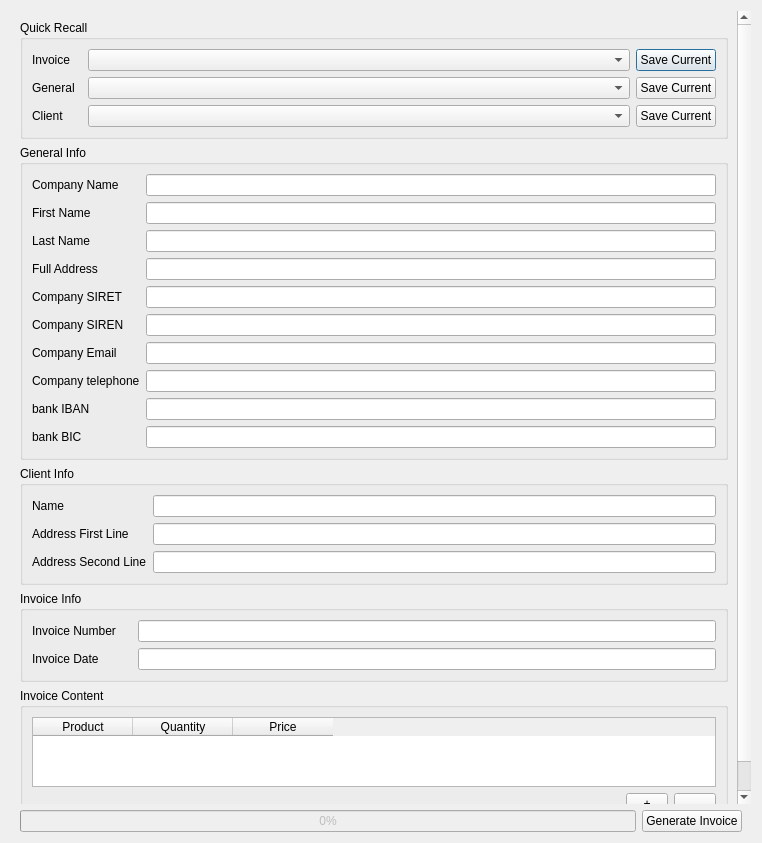
<?xml version="1.0" encoding="UTF-8"?>
<ui version="4.0">
 <class>Dialog</class>
 <widget class="QDialog" name="Dialog">
  <property name="geometry">
   <rect>
    <x>0</x>
    <y>0</y>
    <width>762</width>
    <height>843</height>
   </rect>
  </property>
  <property name="minimumSize">
   <size>
    <width>400</width>
    <height>400</height>
   </size>
  </property>
  <property name="windowTitle">
   <string>Dialog</string>
  </property>
  <layout class="QVBoxLayout" name="verticalLayout_7">
   <item>
    <widget class="QScrollArea" name="scrollArea_main">
     <property name="frameShape">
      <enum>QFrame::NoFrame</enum>
     </property>
     <property name="frameShadow">
      <enum>QFrame::Plain</enum>
     </property>
     <property name="lineWidth">
      <number>0</number>
     </property>
     <property name="widgetResizable">
      <bool>true</bool>
     </property>
     <widget class="QWidget" name="scrollAreaWidgetContents">
      <property name="geometry">
       <rect>
        <x>0</x>
        <y>0</y>
        <width>744</width>
        <height>794</height>
       </rect>
      </property>
      <layout class="QVBoxLayout" name="verticalLayout_4">
       <item>
        <widget class="QGroupBox" name="groupBox_quickRecall">
         <property name="title">
          <string>Quick Recall</string>
         </property>
         <layout class="QVBoxLayout" name="verticalLayout_6">
          <item>
           <layout class="QHBoxLayout" name="horizontalLayout_quickRecallInvoice" stretch="0,1,0">
            <item>
             <widget class="QLabel" name="label_quickRecallInvoice">
              <property name="minimumSize">
               <size>
                <width>50</width>
                <height>0</height>
               </size>
              </property>
              <property name="text">
               <string>Invoice</string>
              </property>
             </widget>
            </item>
            <item>
             <widget class="QComboBox" name="comboBox_quickRecallInvoice"/>
            </item>
            <item>
             <widget class="QPushButton" name="pushButton_saveQuickRecallInvoice">
              <property name="text">
               <string>Save Current</string>
              </property>
             </widget>
            </item>
           </layout>
          </item>
          <item>
           <layout class="QHBoxLayout" name="horizontalLayout_quickRecallGeneral" stretch="0,1,0">
            <item>
             <widget class="QLabel" name="label_quickRecallGeneral">
              <property name="minimumSize">
               <size>
                <width>50</width>
                <height>0</height>
               </size>
              </property>
              <property name="text">
               <string>General</string>
              </property>
             </widget>
            </item>
            <item>
             <widget class="QComboBox" name="comboBox_quickRecallGeneral"/>
            </item>
            <item>
             <widget class="QPushButton" name="pushButton_saveQuickRecallGeneral">
              <property name="text">
               <string>Save Current</string>
              </property>
             </widget>
            </item>
           </layout>
          </item>
          <item>
           <layout class="QHBoxLayout" name="horizontalLayout_quickRecallClient" stretch="0,1,0">
            <item>
             <widget class="QLabel" name="label_quickRecallClient">
              <property name="minimumSize">
               <size>
                <width>50</width>
                <height>0</height>
               </size>
              </property>
              <property name="text">
               <string>Client</string>
              </property>
             </widget>
            </item>
            <item>
             <widget class="QComboBox" name="comboBox_quickRecallClient"/>
            </item>
            <item>
             <widget class="QPushButton" name="pushButton_saveQuickRecallClient">
              <property name="text">
               <string>Save Current</string>
              </property>
             </widget>
            </item>
           </layout>
          </item>
         </layout>
        </widget>
       </item>
       <item>
        <widget class="QGroupBox" name="groupBox_generalInfo">
         <property name="title">
          <string>General Info</string>
         </property>
         <layout class="QVBoxLayout" name="verticalLayout_2">
          <item>
           <layout class="QFormLayout" name="formLayout_generalInfo">
            <property name="fieldGrowthPolicy">
             <enum>QFormLayout::ExpandingFieldsGrow</enum>
            </property>
            <item row="0" column="0">
             <widget class="QLabel" name="label_companyName">
              <property name="text">
               <string>Company Name</string>
              </property>
             </widget>
            </item>
            <item row="1" column="0">
             <widget class="QLabel" name="label_firstName">
              <property name="text">
               <string>First Name</string>
              </property>
             </widget>
            </item>
            <item row="2" column="0">
             <widget class="QLabel" name="label_lastName">
              <property name="text">
               <string>Last Name</string>
              </property>
             </widget>
            </item>
            <item row="0" column="1">
             <widget class="QLineEdit" name="lineEdit_companyName"/>
            </item>
            <item row="1" column="1">
             <widget class="QLineEdit" name="lineEdit_firstName"/>
            </item>
            <item row="2" column="1">
             <widget class="QLineEdit" name="lineEdit_lastName"/>
            </item>
            <item row="3" column="0">
             <widget class="QLabel" name="label_fullAdress">
              <property name="text">
               <string>Full Address</string>
              </property>
             </widget>
            </item>
            <item row="4" column="0">
             <widget class="QLabel" name="label_companySIRET">
              <property name="text">
               <string>Company SIRET</string>
              </property>
             </widget>
            </item>
            <item row="5" column="0">
             <widget class="QLabel" name="label_companySIREN">
              <property name="text">
               <string>Company SIREN</string>
              </property>
             </widget>
            </item>
            <item row="7" column="0">
             <widget class="QLabel" name="label_companyTelephon">
              <property name="minimumSize">
               <size>
                <width>0</width>
                <height>0</height>
               </size>
              </property>
              <property name="text">
               <string>Company telephone</string>
              </property>
             </widget>
            </item>
            <item row="8" column="0">
             <widget class="QLabel" name="label_bankIBAN">
              <property name="text">
               <string>bank IBAN</string>
              </property>
             </widget>
            </item>
            <item row="9" column="0">
             <widget class="QLabel" name="label_bankBIC">
              <property name="minimumSize">
               <size>
                <width>100</width>
                <height>0</height>
               </size>
              </property>
              <property name="text">
               <string>bank BIC</string>
              </property>
             </widget>
            </item>
            <item row="3" column="1">
             <widget class="QLineEdit" name="lineEdit_fullAddress"/>
            </item>
            <item row="4" column="1">
             <widget class="QLineEdit" name="lineEdit_companySIRET"/>
            </item>
            <item row="5" column="1">
             <widget class="QLineEdit" name="lineEdit_companySIREN"/>
            </item>
            <item row="7" column="1">
             <widget class="QLineEdit" name="lineEdit_companyTelephone"/>
            </item>
            <item row="8" column="1">
             <widget class="QLineEdit" name="lineEdit_bankIBAN"/>
            </item>
            <item row="9" column="1">
             <widget class="QLineEdit" name="lineEdit_bankBIC"/>
            </item>
            <item row="6" column="0">
             <widget class="QLabel" name="label_companyEmail">
              <property name="text">
               <string>Company Email</string>
              </property>
             </widget>
            </item>
            <item row="6" column="1">
             <widget class="QLineEdit" name="lineEdit_companyEmail"/>
            </item>
           </layout>
          </item>
         </layout>
        </widget>
       </item>
       <item>
        <widget class="QGroupBox" name="groupBox_clientInfo">
         <property name="title">
          <string>Client Info</string>
         </property>
         <layout class="QVBoxLayout" name="verticalLayout_3">
          <item>
           <layout class="QFormLayout" name="formLayout_clientInfo">
            <item row="0" column="0">
             <widget class="QLabel" name="label_clientName">
              <property name="text">
               <string>Name</string>
              </property>
             </widget>
            </item>
            <item row="1" column="0">
             <widget class="QLabel" name="label_clientAddressfirst">
              <property name="minimumSize">
               <size>
                <width>100</width>
                <height>0</height>
               </size>
              </property>
              <property name="text">
               <string>Address First Line</string>
              </property>
             </widget>
            </item>
            <item row="2" column="0">
             <widget class="QLabel" name="label_clientAdressSecond">
              <property name="text">
               <string>Address Second Line</string>
              </property>
             </widget>
            </item>
            <item row="0" column="1">
             <widget class="QLineEdit" name="lineEdit_clientName"/>
            </item>
            <item row="1" column="1">
             <widget class="QLineEdit" name="lineEdit_clientAddressFirst"/>
            </item>
            <item row="2" column="1">
             <widget class="QLineEdit" name="lineEdit_clientAdressSecond"/>
            </item>
           </layout>
          </item>
         </layout>
        </widget>
       </item>
       <item>
        <widget class="QGroupBox" name="groupBox_invoiceInfo">
         <property name="title">
          <string>Invoice Info</string>
         </property>
         <layout class="QVBoxLayout" name="verticalLayout_5">
          <item>
           <layout class="QFormLayout" name="formLayout_invoiceInfo">
            <item row="0" column="0">
             <widget class="QLabel" name="label_invoiceNumber">
              <property name="text">
               <string>Invoice Number</string>
              </property>
             </widget>
            </item>
            <item row="0" column="1">
             <widget class="QLineEdit" name="lineEdit_invoiceNumber"/>
            </item>
            <item row="1" column="0">
             <widget class="QLabel" name="label_invoiceDate">
              <property name="minimumSize">
               <size>
                <width>100</width>
                <height>0</height>
               </size>
              </property>
              <property name="text">
               <string>Invoice Date</string>
              </property>
             </widget>
            </item>
            <item row="1" column="1">
             <widget class="QLineEdit" name="lineEdit_invoiceDate"/>
            </item>
           </layout>
          </item>
         </layout>
        </widget>
       </item>
       <item>
        <widget class="QGroupBox" name="groupBox_invoiceContent">
         <property name="title">
          <string>Invoice Content</string>
         </property>
         <layout class="QVBoxLayout" name="verticalLayout">
          <item>
           <widget class="QTableWidgetDraggable" name="tableWidget_invoiceContent">
            <property name="sizePolicy">
             <sizepolicy hsizetype="Expanding" vsizetype="Expanding">
              <horstretch>0</horstretch>
              <verstretch>0</verstretch>
             </sizepolicy>
            </property>
            <property name="autoFillBackground">
             <bool>false</bool>
            </property>
            <column>
             <property name="text">
              <string>Product</string>
             </property>
            </column>
            <column>
             <property name="text">
              <string>Quantity</string>
             </property>
            </column>
            <column>
             <property name="text">
              <string>Price</string>
             </property>
            </column>
           </widget>
          </item>
          <item>
           <layout class="QHBoxLayout" name="horizontalLayout">
            <item>
             <spacer name="horizontalSpacer">
              <property name="orientation">
               <enum>Qt::Horizontal</enum>
              </property>
              <property name="sizeHint" stdset="0">
               <size>
                <width>40</width>
                <height>20</height>
               </size>
              </property>
             </spacer>
            </item>
            <item>
             <widget class="QToolButton" name="toolButton_add">
              <property name="minimumSize">
               <size>
                <width>42</width>
                <height>0</height>
               </size>
              </property>
              <property name="text">
               <string>+</string>
              </property>
             </widget>
            </item>
            <item>
             <widget class="QToolButton" name="toolButton_delete">
              <property name="minimumSize">
               <size>
                <width>42</width>
                <height>0</height>
               </size>
              </property>
              <property name="text">
               <string>-</string>
              </property>
             </widget>
            </item>
           </layout>
          </item>
         </layout>
        </widget>
       </item>
      </layout>
     </widget>
    </widget>
   </item>
   <item>
    <layout class="QHBoxLayout" name="horizontalLayout_invoice">
     <property name="leftMargin">
      <number>9</number>
     </property>
     <property name="rightMargin">
      <number>9</number>
     </property>
     <item>
      <widget class="QProgressBar" name="progressBar">
       <property name="enabled">
        <bool>false</bool>
       </property>
       <property name="value">
        <number>0</number>
       </property>
      </widget>
     </item>
     <item>
      <widget class="QPushButton" name="pushButton_generateInvoice">
       <property name="text">
        <string>Generate Invoice</string>
       </property>
      </widget>
     </item>
    </layout>
   </item>
  </layout>
 </widget>
 <customwidgets>
  <customwidget>
   <class>QTableWidgetDraggable</class>
   <extends>QTableWidget</extends>
   <header>DraggableTable</header>
  </customwidget>
 </customwidgets>
 <resources/>
 <connections/>
</ui>
